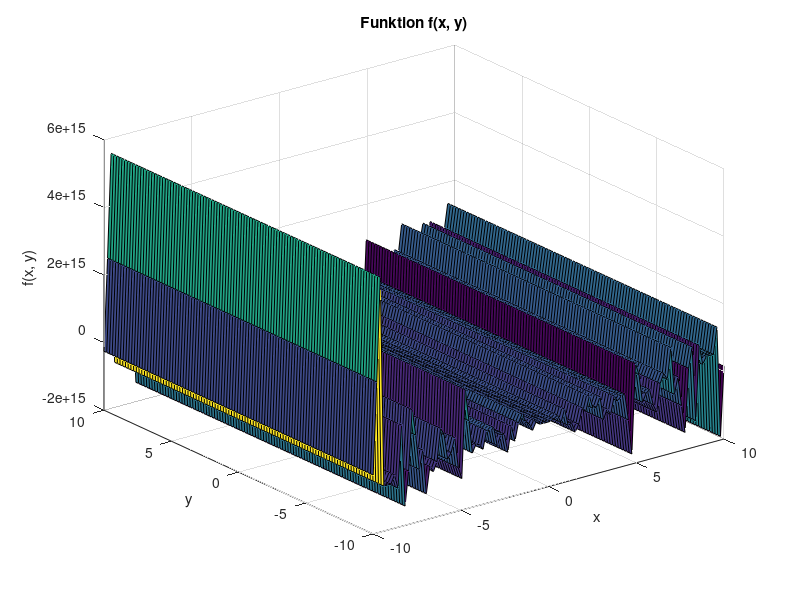

Source code (MATLAB):
function plotFunction()
    % Definition der Funktion
    f = @(x, y) ((2*((x^2)+x*y))/((x^2)+(y^2)));

    % Erzeugung der x- und y-Werte
    x = linspace(-10, 10, 100); % Werte für x-Achse
    y = linspace(-10, 10, 100); % Werte für y-Achse


       excluded_values = 0;
    x = setdiff(x, excluded_values);
     excluded_values = 0;
    y = setdiff(y, excluded_values);
    
    % Erzeugung des Gitternetzes
    [X, Y] = meshgrid(x, y);

    % Berechnung der z-Werte für die Funktion
    Z = f(X, Y);

    % Erstellen der Figure
    figure;
    surf(X, Y, Z); % 3D-Darstellung
    xlabel('x');
    ylabel('y');
    zlabel('f(x, y)');
    title('Funktion f(x, y)');
    
    % Aktivieren der Interaktion zum Drehen des Plots
    rotate3d on;
end





